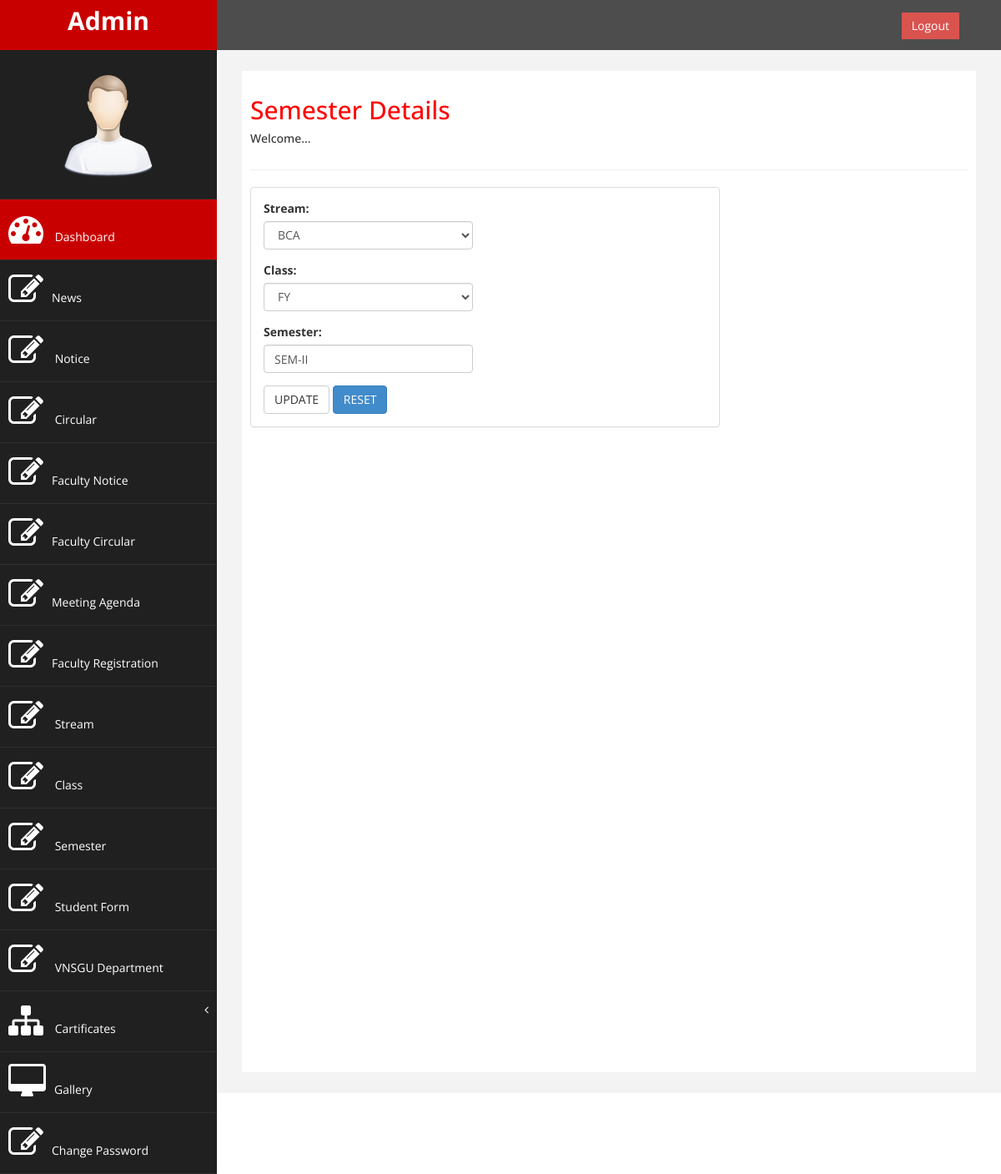
Screenshot of /admin/updatesemester.php?semester_id=11 (signed in) with the database file from the repository.
### tables this page shows
CREATE TABLE `semester_details` (
  `semester_id` int(11) NOT NULL,
  `stream_id` int(20) DEFAULT NULL,
  `class_id` int(20) DEFAULT NULL,
  `semester` varchar(20) NOT NULL
);

CREATE TABLE `stream` (
  `stream_id` int(11) NOT NULL,
  `stream` varchar(20) DEFAULT NULL
);

CREATE TABLE `type_of_class` (
  `class_id` int(11) NOT NULL,
  `stream_id` int(11) NOT NULL,
  `class` varchar(20) DEFAULT NULL
);

### admin/updatesemester.php (the view, shortened to what this page needs)
<?php
$servername = "localhost";
$username = "root";
$password = "";
$dbname = "oas";
$conn = new mysqli($servername, $username, $password, $dbname);
?>
<!DOCTYPE html PUBLIC "-//W3C//DTD XHTML 1.0 Transitional//EN" "http://www.w3.org/TR/xhtml1/DTD/xhtml1-transitional.dtd">
<html xmlns="http://www.w3.org/1999/xhtml">
<head>
</head>
<body>
<?php include 'header1.php';?>
  <div id="page-wrapper" >
            <div id="page-inner">
                <div class="row">
                    <div class="col-md-12">
                     <h2>Semester Details</h2>
                        <h5>Welcome...</h5>
                    </div>
                </div>
                 <hr />
               <div class="row">
                <div class="col-md-8">
                    <div class="panel panel-default">
                        <div class="panel-body">
                            <div class="row">
                                <div class="col-md-6">
                                       <form role="form" action="" method="post">
                                       <?php
												$Id=$_GET['semester_id'];
	$ret="select a.semester_id,b.stream,c.class,a.semester from semester_details a,stream b,type_of_class c where a.stream_id=b.stream_id and a.class_id=c.class_id and semester_id=?";
		$stmt= $conn->prepare($ret) ;
	 $stmt->bind_param('i',$Id);
	 $stmt->execute() ;
	 $res=$stmt->get_result();
	   while($row=$res->fetch_object())
	  {
	  	?>
                                        <div class="form-group">
                                            <label>Stream:</label>
                                            <select name="stream" class="form-control" id="stream" onChange="change_country()" required="required">
                                                <option value=""><?php echo $row->stream;?></option>
                                            </select>
                                        </div>
                                        <div class="form-group">
                                            <label>Class:</label>
                                            <select name="class" class="form-control" id="class" onChange="change_sem()" required="required">
                                            <option value=""><?php echo $row->class;?></option>
                                            </select>
                                        </div>
                                        <div class="form-group">
                                            <label>Semester:</label>
                                            <input type="text" name="sem" class="form-control" value="<?php echo $row->semester;?>"/>
                                        </div>
                                        <input type="submit" value="UPDATE" name="submit" class="btn btn-default">
                                        <input type="reset" value="RESET" class="btn btn-primary">
<?php } ?>
                                    </form>
    </div>
                                </div>
                            </div>
                        </div>
                    </div>
                </div>
            </div>
    </div>
            </div>
<?php include 'footer1.php';?>
</body>
</html>

### admin/assets/css/custom.css (style rules this page uses)
body { font-family: 'Open Sans', sans-serif; }
#page-wrapper { padding: 15px 15px; min-height: 600px; background:#F3F3F3; }
#page-inner { width:100%; margin:10px 20px 10px 0px; background-color:#fff!important; padding:10px; min-height:1200px; }
h2 { color: #f00; }
@media (min-width:768px) { #page-wrapper { margin: 0 0 0 260px; padding: 15px 30px; min-height: 1200px; } }

### rows the page displays
semester_details: stream "BCA", class "FY", sem "SEM-II"
